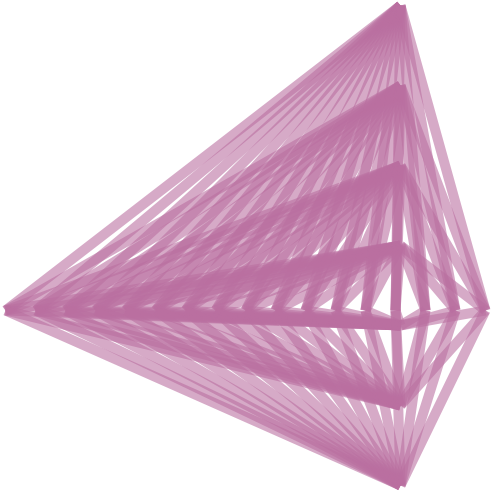
Frame 1 (no input)
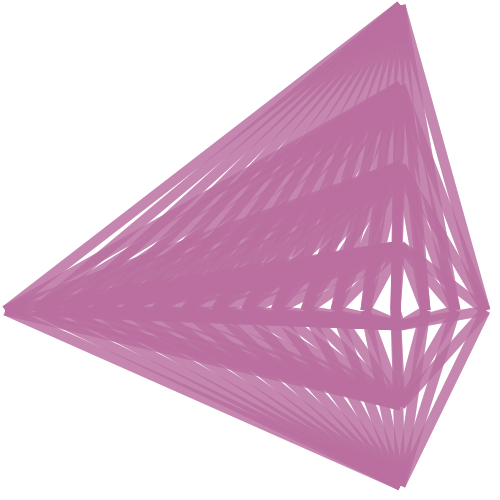
Frame 2 (the mouse pressed at the canvas centre, redrawn once)

The Processing sketch that drew these frames (run headless with seeded random() and noise(); the mouse was pressed at the canvas centre and the sketch redrawn once):

// Processing sketch: processing_81528
// ── processing_81528.pde

void setup(){
  size(500,500);
  background(255);
}

void draw()
{
  for (int posX=5; posX < width; posX=posX+30)
  {
    for (int posY=5; posY < height; posY=posY+80)
{strokeCap(SQUARE);
strokeWeight(10);
stroke(#B96F9F,150);
line(400,posY,posX,310);

}
}
noLoop();
}
